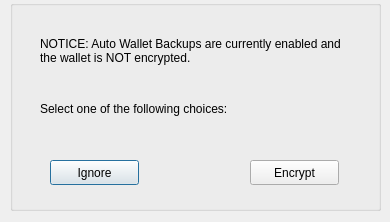
<?xml version="1.0" encoding="UTF-8"?>
<ui version="4.0">
 <class>WalletNonEncryptWarningDialog</class>
 <widget class="QDialog" name="WalletNonEncryptWarningDialog">
  <property name="geometry">
   <rect>
    <x>0</x>
    <y>0</y>
    <width>390</width>
    <height>222</height>
   </rect>
  </property>
  <property name="windowTitle">
   <string>Wallet Auto-Backup Notification</string>
  </property>
  <widget class="QGroupBox" name="groupBox">
   <property name="geometry">
    <rect>
     <x>10</x>
     <y>0</y>
     <width>371</width>
     <height>211</height>
    </rect>
   </property>
   <property name="title">
    <string/>
   </property>
   <widget class="QPushButton" name="ignorePushButton">
    <property name="geometry">
     <rect>
      <x>40</x>
      <y>160</y>
      <width>89</width>
      <height>25</height>
     </rect>
    </property>
    <property name="text">
     <string>Ignore</string>
    </property>
   </widget>
   <widget class="QPushButton" name="encryptPushButton">
    <property name="geometry">
     <rect>
      <x>240</x>
      <y>160</y>
      <width>89</width>
      <height>25</height>
     </rect>
    </property>
    <property name="text">
     <string>Encrypt</string>
    </property>
   </widget>
   <widget class="QLabel" name="label">
    <property name="geometry">
     <rect>
      <x>30</x>
      <y>20</y>
      <width>311</width>
      <height>61</height>
     </rect>
    </property>
    <property name="text">
     <string>NOTICE: Auto Wallet Backups are currently enabled and the wallet is NOT encrypted.</string>
    </property>
    <property name="wordWrap">
     <bool>true</bool>
    </property>
   </widget>
   <widget class="QLabel" name="label_2">
    <property name="geometry">
     <rect>
      <x>30</x>
      <y>100</y>
      <width>271</width>
      <height>17</height>
     </rect>
    </property>
    <property name="text">
     <string>Select one of the following choices:</string>
    </property>
   </widget>
   <widget class="QCheckBox" name="doNotShowAgainCheckBox">
    <property name="enabled">
     <bool>true</bool>
    </property>
    <property name="geometry">
     <rect>
      <x>20</x>
      <y>300</y>
      <width>241</width>
      <height>23</height>
     </rect>
    </property>
    <property name="text">
     <string>Do not show this warning again</string>
    </property>
   </widget>
   <zorder>doNotShowAgainCheckBox</zorder>
   <zorder>ignorePushButton</zorder>
   <zorder>encryptPushButton</zorder>
   <zorder>label</zorder>
   <zorder>label_2</zorder>
  </widget>
 </widget>
 <resources/>
 <connections/>
</ui>
